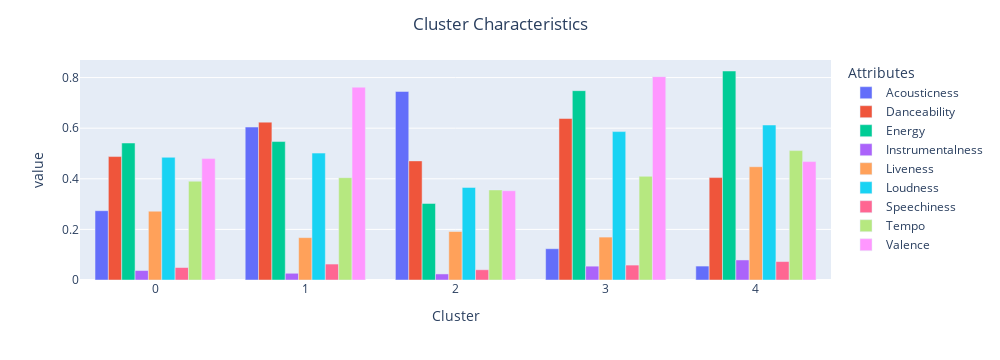

Notebook source saved alongside this figure:
### Markdown cell above
## Visualizing the means of attribute values in each cluster

### Code cell
bar=px.bar(dfGrouped_mean[:5],barmode = 'group').update_layout(legend_title = 'Attributes',title = 'Cluster Characteristics',title_x=0.5,width=1000)
bar.show()

### Figure 1 — Plotly figure (JSON) as saved in the notebook; plotly's stock layout.template omitted (floating-point values rounded to 4 significant figures)
{"data": [{"alignmentgroup": "True", "hovertemplate": "variable=Acousticness<br>Cluster=%{x}<br>value=%{y}<extra></extra>", "legendgroup": "Acousticness", "marker": {"color": "#636efa", "pattern": {"shape": ""}}, "name": "Acousticness", "offsetgroup": "Acousticness", "orientation": "v", "showlegend": true, "textposition": "auto", "type": "bar", "x": [0, 1, 2, 3, 4], "xaxis": "x", "y": [0.2739, 0.6045, 0.7452, 0.1237, 0.05505], "yaxis": "y"}, {"alignmentgroup": "True", "hovertemplate": "variable=Danceability<br>Cluster=%{x}<br>value=%{y}<extra></extra>", "legendgroup": "Danceability", "marker": {"color": "#EF553B", "pattern": {"shape": ""}}, "name": "Danceability", "offsetgroup": "Danceability", "orientation": "v", "showlegend": true, "textposition": "auto", "type": "bar", "x": [0, 1, 2, 3, 4], "xaxis": "x", "y": [0.4878, 0.6239, 0.4707, 0.6382, 0.4047], "yaxis": "y"}, {"alignmentgroup": "True", "hovertemplate": "variable=Energy<br>Cluster=%{x}<br>value=%{y}<extra></extra>", "legendgroup": "Energy", "marker": {"color": "#00cc96", "pattern": {"shape": ""}}, "name": "Energy", "offsetgroup": "Energy", "orientation": "v", "showlegend": true, "textposition": "auto", "type": "bar", "x": [0, 1, 2, 3, 4], "xaxis": "x", "y": [0.5414, 0.5472, 0.3027, 0.7482, 0.826], "yaxis": "y"}, {"alignmentgroup": "True", "hovertemplate": "variable=Instrumentalness<br>Cluster=%{x}<br>value=%{y}<extra></extra>", "legendgroup": "Instrumentalness", "marker": {"color": "#ab63fa", "pattern": {"shape": ""}}, "name": "Instrumentalness", "offsetgroup": "Instrumentalness", "orientation": "v", "showlegend": true, "textposition": "auto", "type": "bar", "x": [0, 1, 2, 3, 4], "xaxis": "x", "y": [0.03738, 0.02657, 0.02396, 0.05467, 0.07919], "yaxis": "y"}, {"alignmentgroup": "True", "hovertemplate": "variable=Liveness<br>Cluster=%{x}<br>value=%{y}<extra></extra>", "legendgroup": "Liveness", "marker": {"color": "#FFA15A", "pattern": {"shape": ""}}, "name": "Liveness", "offsetgroup": "Liveness", "orientation": "v", "showlegend": true, "textposition": "auto", "type": "bar", "x": [0, 1, 2, 3, 4], "xaxis": "x", "y": [0.2719, 0.1674, 0.1916, 0.1696, 0.4477], "yaxis": "y"}, {"alignmentgroup": "True", "hovertemplate": "variable=Loudness<br>Cluster=%{x}<br>value=%{y}<extra></extra>", "legendgroup": "Loudness", "marker": {"color": "#19d3f3", "pattern": {"shape": ""}}, "name": "Loudness", "offsetgroup": "Loudness", "orientation": "v", "showlegend": true, "textposition": "auto", "type": "bar", "x": [0, 1, 2, 3, 4], "xaxis": "x", "y": [0.4849, 0.5015, 0.3659, 0.5866, 0.6126], "yaxis": "y"}, {"alignmentgroup": "True", "hovertemplate": "variable=Speechiness<br>Cluster=%{x}<br>value=%{y}<extra></extra>", "legendgroup": "Speechiness", "marker": {"color": "#FF6692", "pattern": {"shape": ""}}, "name": "Speechiness", "offsetgroup": "Speechiness", "orientation": "v", "showlegend": true, "textposition": "auto", "type": "bar", "x": [0, 1, 2, 3, 4], "xaxis": "x", "y": [0.04937, 0.06305, 0.04051, 0.05897, 0.07288], "yaxis": "y"}, {"alignmentgroup": "True", "hovertemplate": "variable=Tempo<br>Cluster=%{x}<br>value=%{y}<extra></extra>", "legendgroup": "Tempo", "marker": {"color": "#B6E880", "pattern": {"shape": ""}}, "name": "Tempo", "offsetgroup": "Tempo", "orientation": "v", "showlegend": true, "textposition": "auto", "type": "bar", "x": [0, 1, 2, 3, 4], "xaxis": "x", "y": [0.3904, 0.4043, 0.3559, 0.4098, 0.5113], "yaxis": "y"}, {"alignmentgroup": "True", "hovertemplate": "variable=Valence<br>Cluster=%{x}<br>value=%{y}<extra></extra>", "legendgroup": "Valence", "marker": {"color": "#FF97FF", "pattern": {"shape": ""}}, "name": "Valence", "offsetgroup": "Valence", "orientation": "v", "showlegend": true, "textposition": "auto", "type": "bar", "x": [0, 1, 2, 3, 4], "xaxis": "x", "y": [0.4798, 0.7621, 0.3527, 0.8037, 0.468], "yaxis": "y"}], "layout": {"barmode": "group", "height": 360, "legend": {"title": {"text": "Attributes"}, "tracegroupgap": 0}, "margin": {"t": 60}, "title": {"text": "Cluster Characteristics", "x": 0.5}, "width": 1000, "xaxis": {"anchor": "y", "autorange": true, "domain": [0, 1], "range": [-0.5, 4.5], "title": {"text": "Cluster"}, "type": "linear"}, "yaxis": {"anchor": "x", "autorange": true, "domain": [0, 1], "range": [0, 0.8695], "title": {"text": "value"}, "type": "linear"}}}
